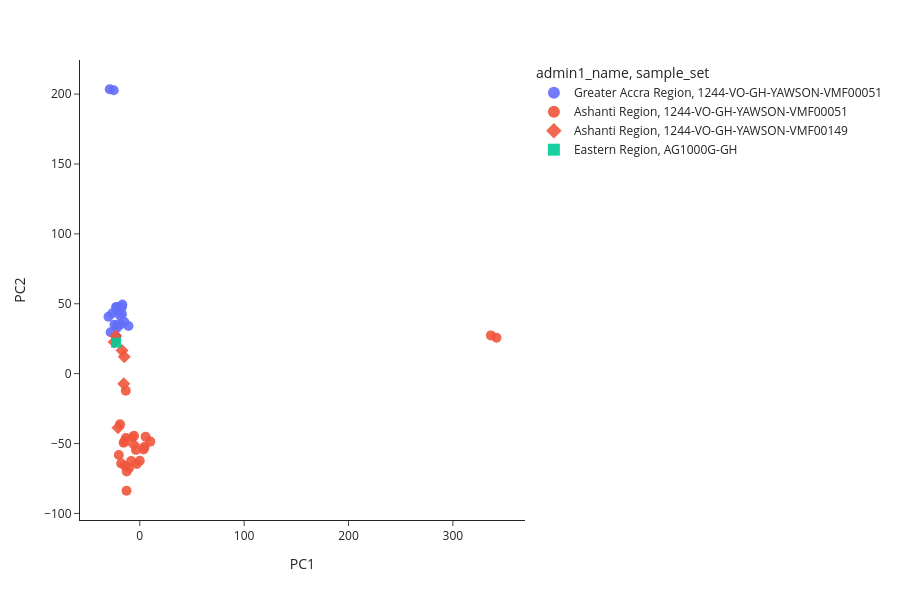

Notebook cell for this chart:
### Code cell
ag3.plot_pca_coords(
    gh_pca_df,
    color="admin1_name",
    symbol = "sample_set"
);

### Figure 1 — Plotly figure (JSON) as saved in the notebook; plotly's stock layout.template omitted (floating-point values rounded to 4 significant figures; data arrays with more than 128 entries replaced by an {"elided": "..."} marker saying what was removed)
{"data": [{"customdata": {"elided": "19x11 mixed values"}, "hovertemplate": "<b>%{hovertext}</b><br><br>admin1_name=%{customdata[6]}<br>sample_set=%{customdata[2]}<br>PC1=%{x}<br>PC2=%{y}<br>sample_id=%{customdata[0]}<br>partner_sample_id=%{customdata[1]}<br>taxon=%{customdata[3]}<br>country=%{customdata[4]}<br>admin1_iso=%{customdata[5]}<br>admin2_name=%{customdata[7]}<br>location=%{customdata[8]}<br>year=%{customdata[9]}<br>month=%{customdata[10]}<extra></extra>", "hovertext": ["VBS19094-5563STDY7800178", "VBS19098-5563STDY7800182", "VBS19105-5563STDY7800189", "VBS19111-5563STDY7800195", "VBS19112-5563STDY7800196", "VBS19136-5563STDY7800220", "VBS19162-5563STDY7800248", "VBS19170-5563STDY7800256", "VBS19178-5563STDY7800264", "VBS19197-5563STDY7800283", "VBS19386-5563STDY7800472", "VBS19389-5563STDY7800475", "VBS19394-5563STDY7800479", "VBS19400-5563STDY7800485", "VBS19419-5563STDY7800504", "VBS19423-5563STDY7800508", "VBS19437-5563STDY7800524", "VBS19466-5563STDY7800553", "VBS19506-5563STDY7800589"], "legendgroup": "Greater Accra Region, 1244-VO-GH-YAWSON-VMF00051", "marker": {"color": "#636EFA", "opacity": 0.9, "size": 10, "symbol": "circle"}, "mode": "markers", "name": "Greater Accra Region, 1244-VO-GH-YAWSON-VMF00051", "orientation": "v", "showlegend": true, "type": "scatter", "x": [-21.76, -14.8, -17.1, -18.81, -24.24, -29.99, -27.93, -10.81, -28.82, -24.99, -21.89, -18.49, -21.67, -16.71, -17.08, -26.32, -22.71, -21.12, -22.79], "xaxis": "x", "y": [47.74, 36.96, 47.61, 41.52, 35.06, 40.66, 29.6, 34.12, 203.5, 202.8, 32.88, 35.12, 34.57, 49.47, 42.64, 43.21, 26.62, 44.67, 47.58], "yaxis": "y"}, {"customdata": {"elided": "23x11 mixed values"}, "hovertemplate": "<b>%{hovertext}</b><br><br>admin1_name=%{customdata[6]}<br>sample_set=%{customdata[2]}<br>PC1=%{x}<br>PC2=%{y}<br>sample_id=%{customdata[0]}<br>partner_sample_id=%{customdata[1]}<br>taxon=%{customdata[3]}<br>country=%{customdata[4]}<br>admin1_iso=%{customdata[5]}<br>admin2_name=%{customdata[7]}<br>location=%{customdata[8]}<br>year=%{customdata[9]}<br>month=%{customdata[10]}<extra></extra>", "hovertext": ["VBS19236-5563STDY7800322", "VBS19308-5563STDY7800396", "VBS19309-5563STDY7800397", "VBS19344-5563STDY7800432", "VBS19349-5563STDY7800437", "VBS19359-5563STDY7800446", "VBS19543-5563STDY7800623", "VBS19553-5563STDY7800633", "VBS19556-5563STDY7800636", "VBS19569-5563STDY7800646", "VBS19584-5563STDY7800661", "VBS19590-5563STDY7800666", "VBS19592-5563STDY7800668", "VBS19600-5563STDY7800676", "VBS19605-5563STDY7800681", "VBS19610-5563STDY7800686", "VBS19623-5563STDY7800699", "VBS19628-5563STDY7800704", "VBS19632-5563STDY7800708", "VBS19648-5563STDY7800726", "VBS19650-5563STDY7800728", "VBS19652-5563STDY7800730", "VBS19653-5563STDY7800731"], "legendgroup": "Ashanti Region, 1244-VO-GH-YAWSON-VMF00051", "marker": {"color": "#EF553B", "opacity": 0.9, "size": 10, "symbol": "circle"}, "mode": "markers", "name": "Ashanti Region, 1244-VO-GH-YAWSON-VMF00051", "orientation": "v", "showlegend": true, "type": "scatter", "x": [-15.46, 10.06, 3.661, -17.84, -14.1, -12.51, -0.01328, -18.91, -14.43, -2.949, -12.72, -13.4, -13.34, -20.08, -10.14, 5.554, -8.277, 4.704, 336.4, -5.532, 341.8, -7.096, -3.655], "xaxis": "x", "y": [-49.4, -48.62, -54.3, -64.3, -65.87, -69.98, -62.33, -36.24, -48.22, -64.65, -83.77, -12.29, -46.02, -58.14, -67.26, -45.12, -62.54, -52.28, 27.35, -44.38, 25.63, -45.69, -54.53], "yaxis": "y"}, {"customdata": [["VBS45232-5563STDY8782495", "WA-2046", "1244-VO-GH-YAWSON-VMF00149", "gambiae", "Ghana", "GH-AH", "Ashanti Region", "Bekwai Municipal", "Bogyawe.House.B", 2018, 11], ["VBS45334-5563STDY8794274", "WA-2148", "1244-VO-GH-YAWSON-VMF00149", "gambiae", "Ghana", "GH-AH", "Ashanti Region", "Obuasi East", "Asonkore.House.C", 2018, 11], ["VBS45413-5563STDY8794355", "WA-2227", "1244-VO-GH-YAWSON-VMF00149", "gambiae", "Ghana", "GH-AH", "Ashanti Region", "Adansi South", "New Edubiase.House.A", 2018, 11], ["VBS45427-5563STDY8794369", "WA-2241", "1244-VO-GH-YAWSON-VMF00149", "gambiae", "Ghana", "GH-AH", "Ashanti Region", "Adansi South", "New Edubiase.House.D", 2018, 11], ["VBS45458-5563STDY8794400", "WA-2272", "1244-VO-GH-YAWSON-VMF00149", "gambiae", "Ghana", "GH-AH", "Ashanti Region", "Adansi Akrofuom", "Annorkrom.House.A", 2018, 11], ["VBS45532-5563STDY9249457", "WA-2346", "1244-VO-GH-YAWSON-VMF00149", "gambiae", "Ghana", "GH-AH", "Ashanti Region", "Amansie Central", "Jacobu.House.C", 2018, 11], ["VBS45596-5563STDY9249523", "WA-2410", "1244-VO-GH-YAWSON-VMF00149", "gambiae", "Ghana", "GH-AH", "Ashanti Region", "Bekwai Municipal", "Bogyawe.House.C", 2018, 11]], "hovertemplate": "<b>%{hovertext}</b><br><br>admin1_name=%{customdata[6]}<br>sample_set=%{customdata[2]}<br>PC1=%{x}<br>PC2=%{y}<br>sample_id=%{customdata[0]}<br>partner_sample_id=%{customdata[1]}<br>taxon=%{customdata[3]}<br>country=%{customdata[4]}<br>admin1_iso=%{customdata[5]}<br>admin2_name=%{customdata[7]}<br>location=%{customdata[8]}<br>year=%{customdata[9]}<br>month=%{customdata[10]}<extra></extra>", "hovertext": ["VBS45232-5563STDY8782495", "VBS45334-5563STDY8794274", "VBS45413-5563STDY8794355", "VBS45427-5563STDY8794369", "VBS45458-5563STDY8794400", "VBS45532-5563STDY9249457", "VBS45596-5563STDY9249523"], "legendgroup": "Ashanti Region, 1244-VO-GH-YAWSON-VMF00149", "marker": {"color": "#EF553B", "opacity": 0.9, "size": 10, "symbol": "diamond"}, "mode": "markers", "name": "Ashanti Region, 1244-VO-GH-YAWSON-VMF00149", "orientation": "v", "showlegend": true, "type": "scatter", "x": [-20.94, -5.625, -24.59, -14.9, -17.02, -15.34, -23.02], "xaxis": "x", "y": [-38.76, -50.87, 22.59, 12.17, 16.48, -7.268, 26.93], "yaxis": "y"}, {"customdata": [["AA0069-C", "Koforidua_F2", "AG1000G-GH", "gambiae", "Ghana", "GH-EP", "Eastern Region", "New Juaben South Municipal", "Koforidua", 2012, 11]], "hovertemplate": "<b>%{hovertext}</b><br><br>admin1_name=%{customdata[6]}<br>sample_set=%{customdata[2]}<br>PC1=%{x}<br>PC2=%{y}<br>sample_id=%{customdata[0]}<br>partner_sample_id=%{customdata[1]}<br>taxon=%{customdata[3]}<br>country=%{customdata[4]}<br>admin1_iso=%{customdata[5]}<br>admin2_name=%{customdata[7]}<br>location=%{customdata[8]}<br>year=%{customdata[9]}<br>month=%{customdata[10]}<extra></extra>", "hovertext": ["AA0069-C"], "legendgroup": "Eastern Region, AG1000G-GH", "marker": {"color": "#00CC96", "opacity": 0.9, "size": 10, "symbol": "square"}, "mode": "markers", "name": "Eastern Region, AG1000G-GH", "orientation": "v", "showlegend": true, "type": "scatter", "x": [-22.7], "xaxis": "x", "y": [22.17], "yaxis": "y"}], "layout": {"height": 600, "legend": {"itemsizing": "constant", "title": {"text": "admin1_name, sample_set"}, "tracegroupgap": 0}, "margin": {"t": 60}, "width": 900, "xaxis": {"anchor": "y", "autorange": true, "domain": [0, 1], "range": [-57.79, 369.6], "title": {"text": "PC1"}, "type": "linear"}, "yaxis": {"anchor": "x", "autorange": true, "domain": [0, 1], "range": [-104.7, 224.4], "title": {"text": "PC2"}, "type": "linear"}}}
